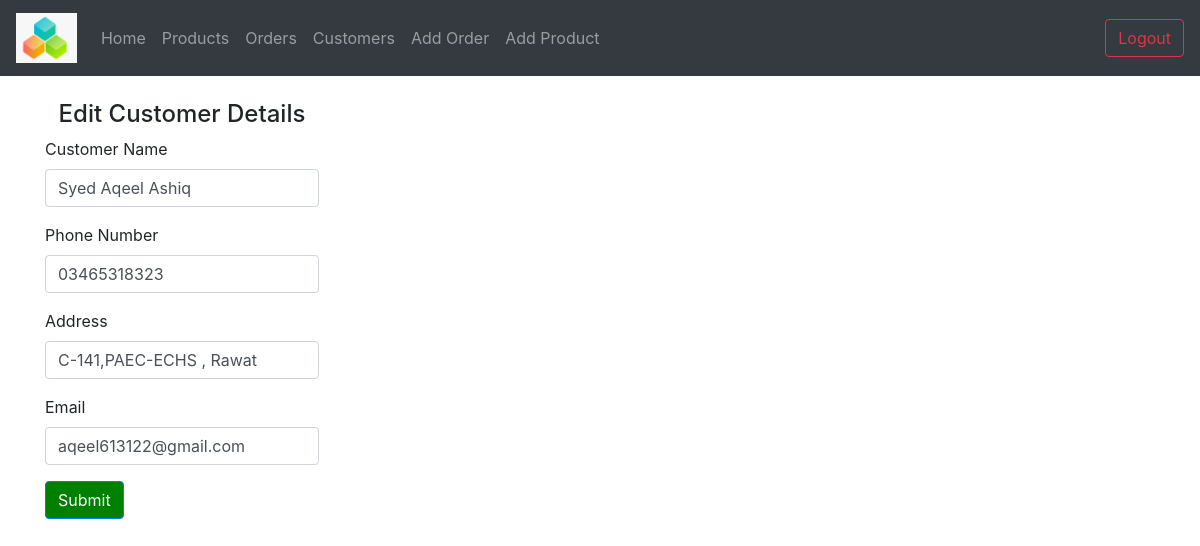
The page /edit_customers.php?phone=03465318323 (signed in) on the database its author committed.
### tables this page shows
CREATE TABLE `customer` (
  `c_id` int(11) NOT NULL,
  `customer_name` varchar(255) NOT NULL,
  `phone` varchar(20) NOT NULL,
  `address` varchar(1000) DEFAULT NULL,
  `email` varchar(250) DEFAULT NULL
);

### database.php (called while the page is built, shortened)
<?php
class DatabaseHandler {
    function getConnection() {
        $conn = new mysqli('localhost','root','12345678','ims');
        return $conn;
    }
    function getCustomer($phoneNumber) {
        $conn = $this -> getConnection() or die('Error connecting to the SQL Server database.');
         $stmt = $conn->prepare("SELECT * FROM customer where phone  = ?");
        $stmt->bind_param("s",$phoneNumber);
        $stmt -> execute();
        $result = $stmt->get_result();
        $customer = null;
        if ($result->num_rows > 0) {
            while($row = $result->fetch_assoc()) {
                $customer = new Customer();
                $customer -> id = $row["c_id"];
                $customer -> customerName = $row["customer_name"];
                $customer -> phone = $row["phone"];
                $customer -> address = $row["address"];
                $customer -> email = $row["email"];
            }
        }
        return $customer;
    }
}
?>

### edit_customers.php (the view, shortened to what this page needs)
<!DOCTYPE html>
<html>
<head>
<link rel="stylesheet" type="text/css" href="css/bootstrap.css" />
</head>
<body>
<header>
<nav class="navbar fixed-top navbar-expand-lg navbar-dark bg-dark">
  <a class="navbar-brand" href="./landing.php"><img src ="./img/logo.PNG" alt = "Logo" height = "50px"></a>
  <div class="collapse navbar-collapse" id="navbarSupportedContent">
    <ul class="navbar-nav mr-auto">
      <li class="nav-item">
        <a class="nav-link" href="./landing.php">Home</a>
      </li>
      <li class="nav-item">
        <a class="nav-link" href="./products.php">Products</a>
      </li>
      <li class="nav-item">
        <a class="nav-link" href="./customer_orders.php">Orders</a>
      </li>
      <li class="nav-item">
        <a class="nav-link" href="#">Customers</a>
      </li>
      <li class="nav-item">
        <a class="nav-link" href="./add_orders.php">Add Order</a>
      </li>
      <li class="nav-item">
        <a class="nav-link" href="./add_products.php">Add Product</a>
      </li>
      </ul>
   <button class="btn btn-outline-danger my-2 my-sm-0" id = "logoutButton">Logout</button>
  </div>
</nav>
</header>
<?php
require_once("database.php");
$phone = $_GET["phone"];
$customer = $databaseHandler -> getCustomer($phone);
?>
<div class="container">
<div class="row col-md-6 col-md-offset-3">
<div class="panel panel-primary">
<div class="panel-heading text-center">
<h4>Edit Customer Details</h4>
</div>
<div class="panel-body">
<form action="connect.php" method="post">
<div class="form-group">
<label for="customer_name">Customer Name</label>
<input
type="text"
class="form-control"
id="customer_name"
value="<?php echo $customer -> customerName ?>"
name="customer_name"/>
</div>
<div class="form-group">
<label for="phone">Phone Number</label>
<input
type="text"
class="form-control"
id="phone"
value="<?php echo $customer -> phone ?>"
name="phone"/>
</div>
<div class="form-group">
<label for="address">Address</label>
<input
type="text"
class="form-control"
id="text"
value="<?php echo $customer -> address ?>"
name="address"
/>
</div>
<div class="form-group">
<label for="email">Email</label>
<input
type="text"
class="form-control"
id="text"
value="<?php echo $customer -> email ?>"
name="email"
/>
</div>
<div class="form-group">
<input type="submit" class="btn btn-primary" name="Confirm"/>
</form>
</div>
</div>
</div>
</div>
</body>
</html>

### edit_customers.php (style rules this page uses)
input[type="submit"] { background-color: green; color: white; font-size: 16px; }
.container { margin-top: 100px; }

### rows shown on the page
customer: customer_name "Syed Aqeel Ashiq", phone "03465318323", address "C-141,PAEC-ECHS , Rawat", email "aqeel613122@gmail.com"
